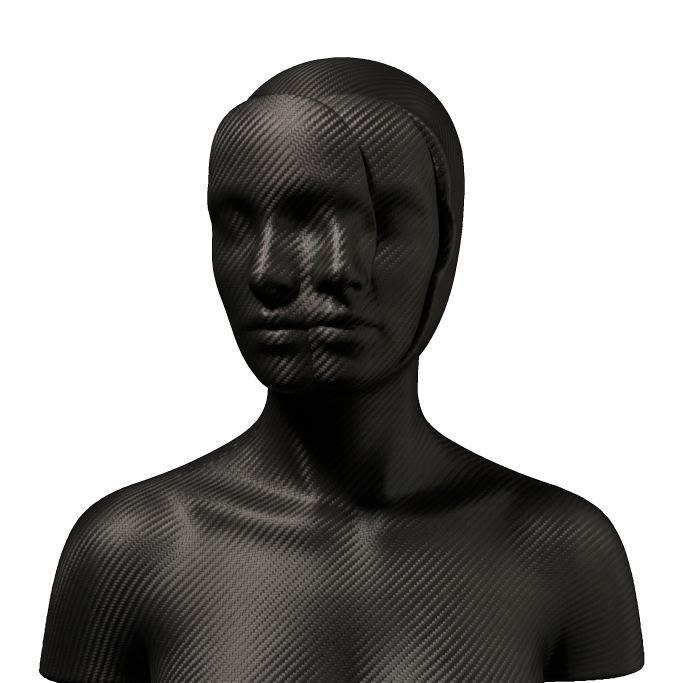
#> input picture collection/assets/layers/40_entity_base/entity__hollow__material__carbon__architecture__double_plane__v001.png, 2048 x 2048 px (shown at 1/3 size); its folder holds only this picture in this run
$ python measure_anchors.py ../assets/layers/40_entity_base/entity__hollow__material__carbon__architecture__double_plane__v001.png
#> lines starting #> are read from the running program, lines starting #| are printed output that depends on the picture; after the words box and inside, x2 and y2 are one past the last pixel; in counts of white or black regions, pixels touching at a corner belong together
#!/usr/bin/env python3
"""Measure true composition anchors from approved entity_base plates.

The sculptural bases were framed per-piece, so spec-canvas anchors
(eyes y=737 etc.) do not land on their sockets. This script measures, per
base file, the anchors the fitted-overlay builder consumes:

- eye_l / eye_r : socket centers (dark-cluster detection on faced bases;
  void-opening geometry on hollow void heads)
- face_cx       : face horizontal center
- crown         : top of head (alpha bbox)
- neck_y / neck_hw : neck constriction row (narrowest opaque run)
- shoulder_y / shoulder_hw : widest opaque row in lower third
- void_bbox     : bounding box of the facial void opening (hollow only)

Heuristics are deterministic; every value lands in
collection/assets/attachment-anchors.json with its method. A crosshair
montage verifier is provided by --verify (writes
collection/reports/anchor-verification.png).

Usage:
    collection/.venv/bin/python collection/scripts/measure_anchors.py
    collection/.venv/bin/python collection/scripts/measure_anchors.py --verify
"""
from __future__ import annotations

import json
import sys
from collections import deque
from pathlib import Path

from PIL import Image, ImageDraw

from asset_manifest import COLLECTION, LAYERS_DIR

N = 2048
BASES = sorted((LAYERS_DIR / "40_entity_base").glob("*.png"))
OUT = COLLECTION / "assets" / "attachment-anchors.json"


def _alpha_rows(im: Image.Image) -> list[tuple[int, int]]:
    a = im.getchannel("A")
    px = a.load()
    runs = []
    for y in range(N):
        x0 = x1 = -1
        for x in range(N):
            if px[x, y] > 128:
                if x0 < 0:
                    x0 = x
                x1 = x
        runs.append((x0, x1))
    return runs


def _components(dark) -> list[dict]:
    """Connected components of a binary PIL image (>0). Returns dicts."""
    px = dark.load()
    w, h = dark.size
    seen = bytearray(w * h)
    out = []
    for y in range(h):
        for x in range(w):
            if px[x, y] and not seen[y * w + x]:
                n = 0
                x0 = y0 = 10**9
                x1 = y1 = -1
                q = deque([(x, y)])
                seen[y * w + x] = 1
                while q:
                    cx, cy = q.popleft()
                    n += 1
                    if cx < x0:
                        x0 = cx
                    if cx > x1:
                        x1 = cx
                    if cy < y0:
                        y0 = cy
                    if cy > y1:
                        y1 = cy
                    for nx, ny in ((cx - 1, cy), (cx + 1, cy), (cx, cy - 1), (cx, cy + 1)):
                        if 0 <= nx < w and 0 <= ny < h and px[nx, ny] and not seen[ny * w + nx]:
                            seen[ny * w + nx] = 1
                            q.append((nx, ny))
                out.append({"n": n, "bbox": [x0, y0, x1, y1],
                            "cx": (x0 + x1) / 2, "cy": (y0 + y1) / 2})
    return out


def measure(path: Path) -> dict:
    im = Image.open(path).convert("RGBA")
#> im is the input picture: PIL image 2048x2048 RGBA; mean R, G, B, A 20.3, 19.2, 17.8, 112.5
    rgb = im.convert("RGB")
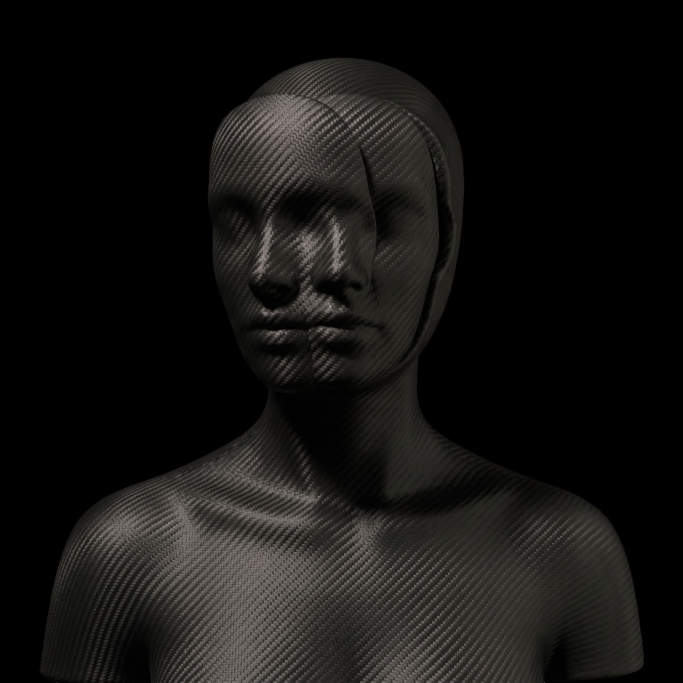
#> rgb: PIL image 2048x2048 RGB (shown at 1/3 size); mean R, G, B 20.3, 19.2, 17.8
    runs = _alpha_rows(im)
#> in _alpha_rows, `a = im.getchannel("A")`:
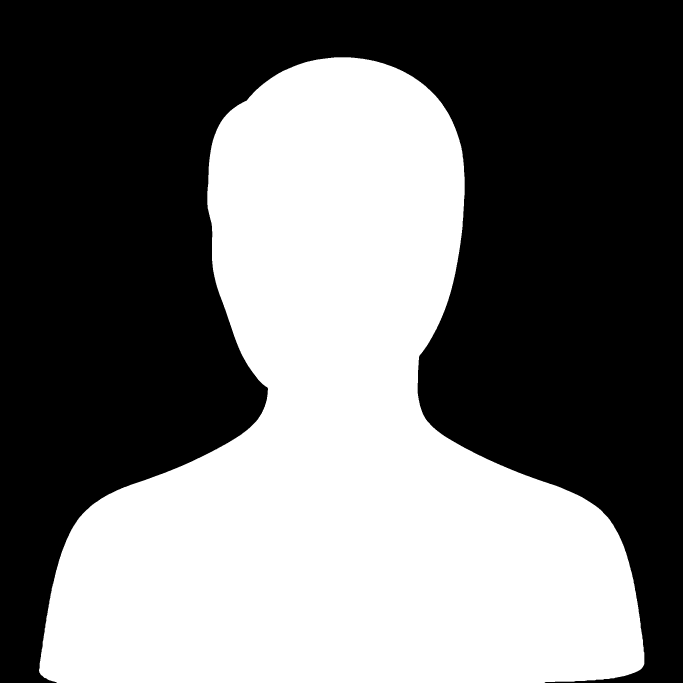
#> a: PIL image 2048x2048 L (shown at 1/3 size); 44.1% white; 1 white region, box (x1, y1, x2, y2) and area: (117, 172, 1933, 2048) 1850222
#> runs = 2048 pairs, first value -1 to 1002, second value -1 to 1932
    present = [(y, x0, x1) for y, (x0, x1) in enumerate(runs) if x0 >= 0]
#> present = 1876 items, first 6: (172, 1002, 1052), (173, 993, 1063), (174, 984, 1072), (175, 976, 1080), (176, 968, 1089), (177, 961, 1094)
    crown = present[0][0]
#> crown = 172
    bottom = present[-1][0]
#> bottom = 2047
    # Neck: narrowest opaque run between 45% and 80% height, center-constrained.
    neck_y, neck_hw = None, None
    best = 10**9
    for y, x0, x1 in present:
        if int(N * 0.45) <= y <= int(N * 0.80):
            cx = (x0 + x1) / 2
            if abs(cx - N / 2) < N * 0.12 and (x1 - x0) < best:
                best = x1 - x0
                neck_y, neck_hw = y, (x1 - x0) / 2
#> this loop made 1876 passes
#> (cx, best, neck_hw) on passes 750, 752, 753, 755, 756, 757, 759, 760, 761, 763, 764, 766: (1004.5, 663, 331.5), (1005, 662, 331), (1004.5, 661, 330.5), (1005, 660, 330), (1004.5, 659, 329.5), (1005, 658, 329), (1004.5, 657, 328.5), (1005, 656, 328), (1004.5, 655, 327.5), (1005, 654, 327), (1004.5, 653, 326.5), (1004.5, 651, 325.5)
#> cx on passes 751, 754, 758, 762, 765, 767: 1004.5, 1004.5, 1005, 1004.5, 1004.5, 1004.5
#> after the loop, best = 448; neck_hw = 224; neck_y = 1165
    # Shoulders: widest run in lower third.
    shoulder_y, shoulder_hw = None, None
    best = -1
    for y, x0, x1 in present:
        if y >= int(N * 0.66) and (x1 - x0) > best:
            best = x1 - x0
            shoulder_y, shoulder_hw = y, (x1 - x0) / 2
#> after the loop, best = 1813; shoulder_hw = 906.5; shoulder_y = 1988
    # Dark clusters: sockets / void openings. Masked by alpha: transparent
    # studio surround flattens to black and must not count as darkness.
    # Hollow plates carry real void cavities (generous threshold, tall band);
    # faced plates carry small near-black sockets (tight threshold, eye strip).
    is_hollow = path.name.startswith("entity__hollow__")
    thresh = 60 if is_hollow else 45
    y0, y1 = (0.10, 0.62) if is_hollow else (0.16, 0.40)
    lum = rgb.convert("L")
    alp = im.getchannel("A")
    dark = Image.composite(
        lum.point(lambda v: 255 if v < thresh else 0),
        Image.new("L", (N, N), 0),
        alp.point(lambda v: 255 if v > 128 else 0),
    ).crop((0, int(N * y0), N, int(N * y1)))
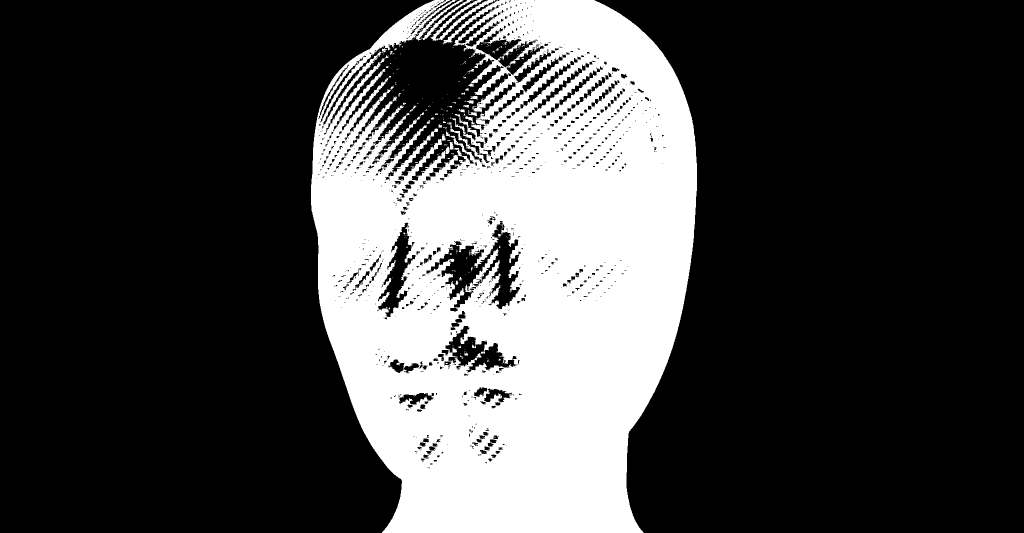
#> dark: PIL image 2048x1065 L (shown at 1/2 size); 26.7% white; 349 white regions (320 under 20 px), largest, box (x1, y1, x2, y2) and area: (622, 0, 1394, 1065) 577902, (861, 0, 991, 82) 1613, (909, 296, 924, 313) 99
    y_off = int(N * y0)
    comps = [c for c in _components(dark) if c["n"] >= 800]
#> comps = 2 items
    comps.sort(key=lambda c: -c["n"])
    rec = {"crown": crown, "bottom": bottom, "neck_y": neck_y,
           "neck_hw": neck_hw, "shoulder_y": shoulder_y,
           "shoulder_hw": shoulder_hw, "method": {}}
    if is_hollow:
        if not comps:
            rec["method"]["eyes"] = "none-found"
            return rec
        big = comps[0]
#> big = {'n': 577400, 'bbox': [622, 0, 1393, 1064], 'cx': 1007.5, 'cy': 532}
        bw = big["bbox"][2] - big["bbox"][0]
#> bw = 771
        # Dominant cavity: hollow void head. Eye line = cavity center.
        rec["void_bbox"] = [big["bbox"][0], big["bbox"][1] + y_off,
                            big["bbox"][2], big["bbox"][3] + y_off]
        vcx = big["cx"]
#> vcx = 1007.5
        vcy = big["cy"] + y_off
#> vcy = 736
        rec["eye_l"] = [round(vcx - 0.21 * bw), round(vcy)]
        rec["eye_r"] = [round(vcx + 0.21 * bw), round(vcy)]
        rec["face_cx"] = round(vcx)
        rec["method"]["eyes"] = "void-cavity-geometry"
        return rec
    # Faced base: biggest dark cluster each side of canvas center = sockets.
    left = [c for c in comps if c["cx"] < N / 2]
    right = [c for c in comps if c["cx"] >= N / 2]
    if left and right:
        l = max(left, key=lambda c: c["n"])
        r = max(right, key=lambda c: c["n"])
        rec["eye_l"] = [round(l["cx"]), round(l["cy"] + y_off)]
        rec["eye_r"] = [round(r["cx"]), round(r["cy"] + y_off)]
        rec["face_cx"] = round((l["cx"] + r["cx"]) / 2)
        rec["method"]["eyes"] = "dark-socket-clusters"
    else:
        rec["method"]["eyes"] = "no-pair-found"
    return rec


def main() -> None:
    data = {"generator": "collection/scripts/measure_anchors.py",
            "canvas": N, "bases": {}}
    for path in BASES:
        key = path.name.replace("entity__", "").replace("__v001.png", "")
        data["bases"][key] = measure(path)
        print(key, data["bases"][key].get("eye_l"), data["bases"][key].get("eye_r"),
              data["bases"][key]["method"])
#| hollow__material__carbon__architecture__double_plane [846, 736] [1169, 736] {'eyes': 'void-cavity-geometry'}
    OUT.write_text(json.dumps(data, indent=2))
    print("wrote", OUT.relative_to(COLLECTION.parents[0]))
    if "--verify" in sys.argv:
        sheet = Image.new("RGB", (3 * 682, 3 * 682), (20, 20, 20))
        d = ImageDraw.Draw(sheet)
        for i, path in enumerate(BASES):
            im = Image.open(path).convert("RGB").resize((682, 682), Image.Resampling.LANCZOS)
            x0, y0 = (i % 3) * 682, (i // 3) * 682
            sheet.paste(im, (x0, y0))
            key = path.name.replace("entity__", "").replace("__v001.png", "")
            a = data["bases"][key]
            s = 682 / N
            for tag, color in (("eye_l", (255, 80, 60)), ("eye_r", (255, 80, 60))):
                if tag in a:
                    ex, ey = a[tag][0] * s + x0, a[tag][1] * s + y0
                    d.ellipse((ex - 12, ey - 12, ex + 12, ey + 12), outline=color, width=3)
                    d.line((ex - 20, ey, ex + 20, ey), fill=color, width=2)
                    d.line((ex, ey - 20, ex, ey + 20), fill=color, width=2)
            if a.get("neck_y"):
                ny = a["neck_y"] * s + y0
                d.line((x0 + 40, ny, x0 + 642, ny), fill=(80, 200, 255), width=2)
            if a.get("void_bbox"):
                vb = a["void_bbox"]
                d.rectangle((vb[0] * s + x0, vb[1] * s + y0, vb[2] * s + x0, vb[3] * s + y0),
                            outline=(120, 255, 120), width=2)
            d.text((x0 + 8, y0 + 660), key[:44], fill=(220, 220, 220))
        out = COLLECTION / "reports" / "anchor-verification.png"
        sheet.save(out)
        print("wrote", out.relative_to(COLLECTION.parents[0]))


if __name__ == "__main__":
    main()
